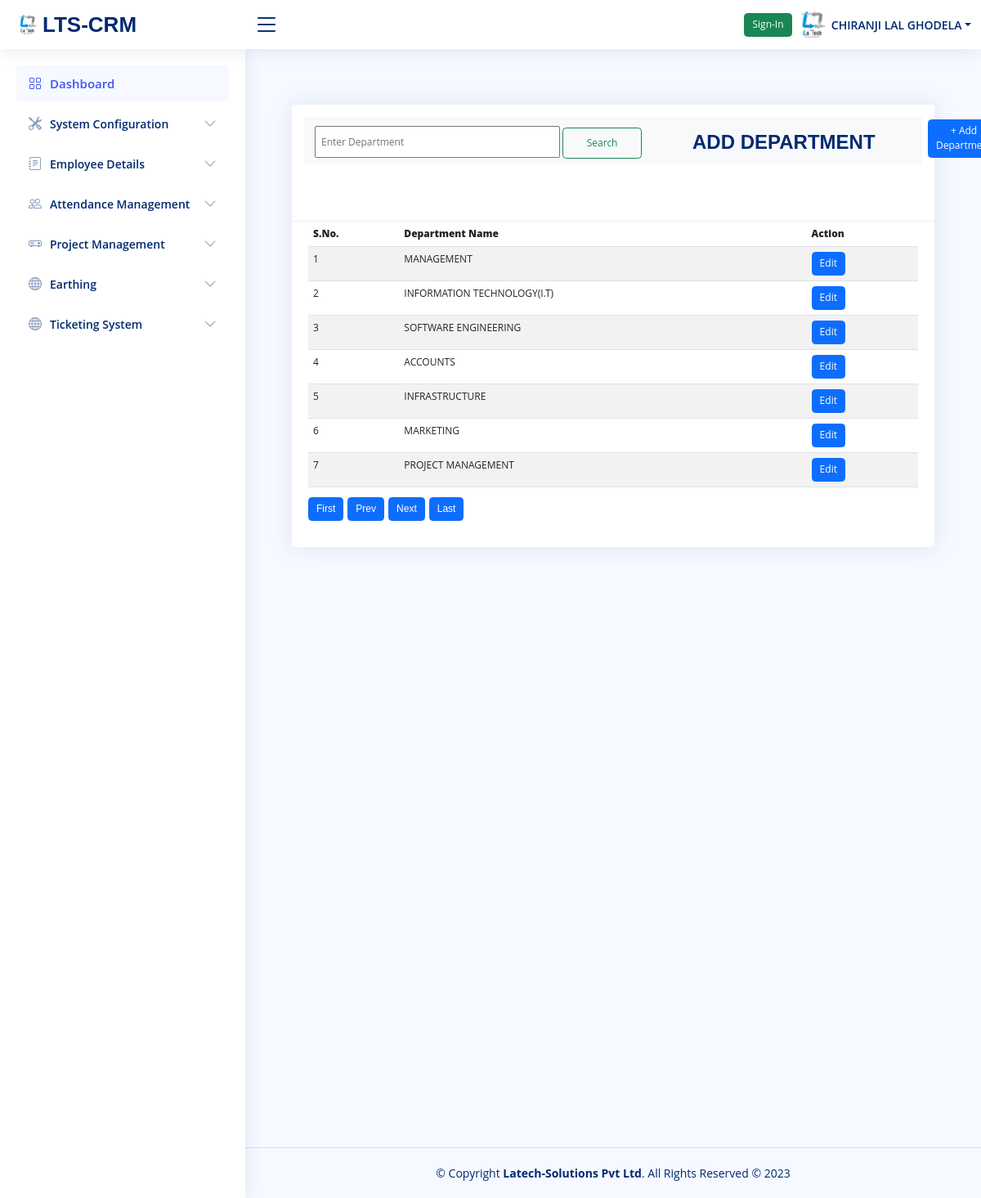
/PFC.php?PageName=view_department_details (signed in), run on the app's committed database.
### tables this page shows
CREATE TABLE `department` (
  `dept_id` int(11) NOT NULL,
  `department` varchar(200) NOT NULL
);

### Pages/view_department_details.php (the view, shortened to what this page needs)
<?php
require_once 'connection.php';
include("Pages/pagi_script.php");
?>
<main id="main" class="main">
<div class="midde_cont">
  <div class="container-fluid">
<div class="row column1">
  <div class="col-md-12">
        <div class="container py-5">
            <div class="card mt-3">
                <div class="card-header">
                <nav class="navbar navbar-light bg-light">
                   <form method="POST">
                      <input type="text" name="searchvalue" style="margin-left: 13px;height:39px;padding:6px;width:300px;margin-top: 5px;"  placeholder="Enter Department" value="">
                      <input class="btn btn-outline-success my-2 my-sm-0" style="height: 38px;padding: 1px;width: 97px;" type="submit" name="submitsearch" value="Search">
                      <button type="button" class="btn btn-primary" data-bs-toggle="modal" data-bs-target="#myModal" style="margin-left: 763px;margin-top: -69px;">+ Add Department</button>
                      <h2 style="color:#012970;margin-left:475px;margin-top:-52px;"><b>ADD DEPARTMENT</b></h2>
                    </form>
              </nav><br><br><br>
          </div>
         <div class="card-body">
            <table  class="hover table table-striped" style="width:100%">
            <thead class="thead-pink" >
              <tr>
                 <th><b>S.No.</b></th>
                 <th><b>Department Name</b></th>
                 <th><b>Action</b></th>
               </tr>
                </thead>
                <tbody>
                <?php
                  $sql = "SELECT * FROM `department` order by `dept_id`  LIMIT $offset, $no_of_records_per_page";
                  $result = $conn->query($sql);
                  if ($result->num_rows > 0)
                  {
                  $cnt=0;
                  while($row = $result->fetch_assoc())
                    {
                      ?>
                      <tr>
                      <td><?php echo ++$cnt;?></td>
                        <td><?php echo $row['department'];?></td>
                        <td><button  value="<?php echo $row["dept_id"]; ?>" data-bs-toggle='modal' class='btn btn-primary editbtn' onclick="EmpUpdate(this.value)">Edit</button></td>
                      </tr>
                    <?php
                    }
                  }
                  ?>
                 </tbody>
            </table>
            <?php
                 $sql1 = "SELECT * from department";
                 echo htmlContent($conn,$sql1,$no_of_records_per_page,$offset,$pageno);
             ?>
           </div>
</main>
  <br/><br/><br/><br/><br/><br/><br/><br/><br/><br/><br/><br/><br/><br/><br/><br/><br/><br/>
  <br/><br/><br/><br/><br/><br/><br/><br/><br/><br/><br/><br/><br/><br/><br/><br/><br/><br/>

### assets/css/style.css (style rules this page uses)
:root { scroll-behavior: smooth; }
body { font-family: "Open Sans", sans-serif; background: #f6f9ff; color: #444444; }
h1, h2, h3, h4, h5, h6 { font-family: "Nunito", sans-serif; }
#main { margin-top: 60px; padding: 20px 30px; transition: all 0.3s; }
.card { margin-bottom: 30px; border: none; border-radius: 5px; box-shadow: 0px 0 30px rgba(1, 41, 112, 0.1); }
.card-header, .card-footer { border-color: #ebeef4; background-color: #fff; color: #798eb3; padding: 15px; }
.card-body { padding: 0 20px 20px 20px; }
@media (min-width: 1200px) { #main, #footer { margin-left: 300px; } }

### PFC.php (style rules this page uses)
html { font-size: 12px; }

### data on the page
department: department "MANAGEMENT"
department: department "INFORMATION TECHNOLOGY(I.T)"
department: department "SOFTWARE ENGINEERING"
department: department "ACCOUNTS"
department: department "INFRASTRUCTURE"
department: department "MARKETING"
department: department "PROJECT MANAGEMENT"

### other printed values
$_SESSION['PFC_EmpName'] "CHIRANJI LAL GHODELA"
